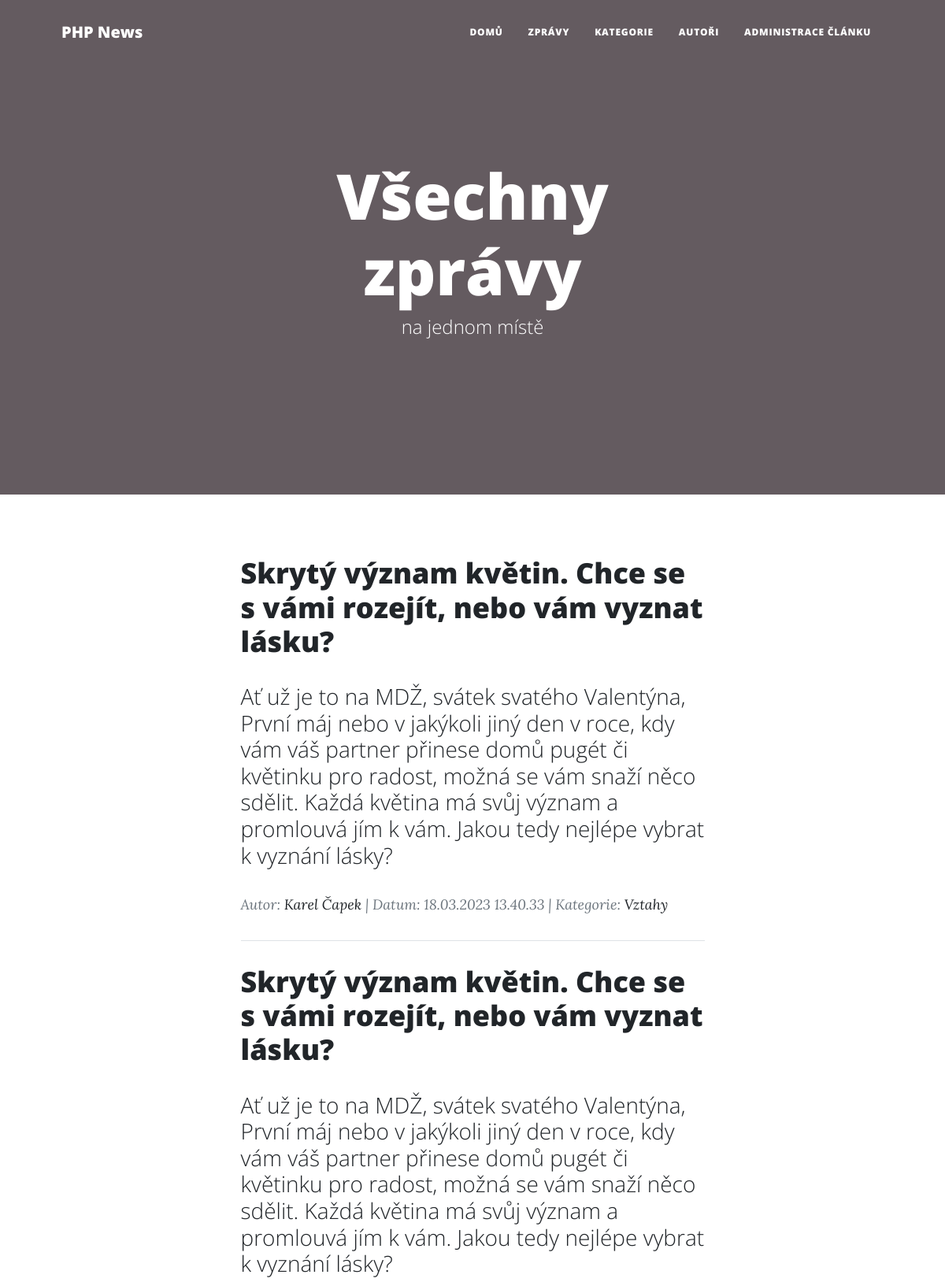
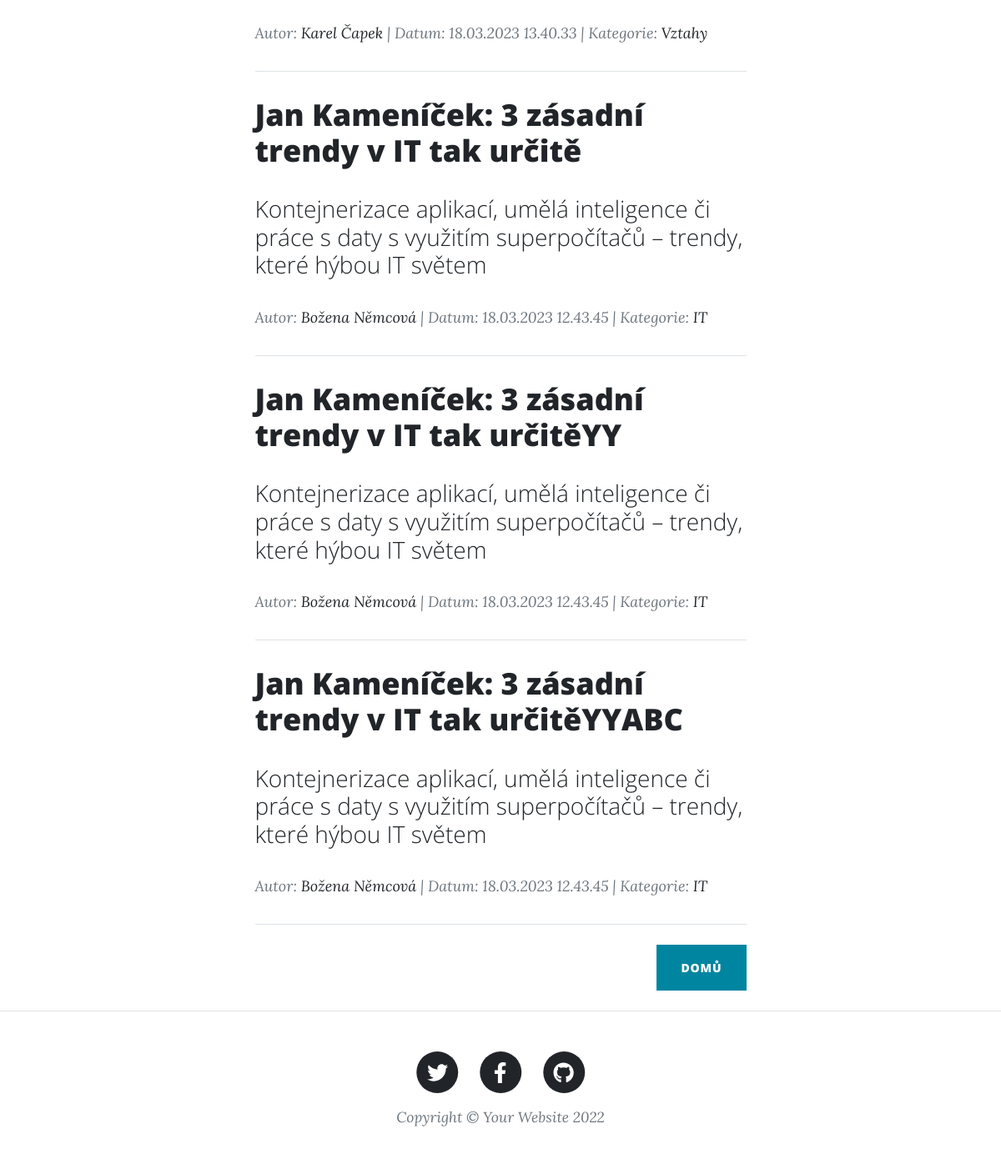
The app's page /all_posts.php with its own data (2 pictures, top to bottom).
### tables this page shows
CREATE TABLE `tbPost` (
  `Id` int(11) NOT NULL,
  `IdAuthor` int(11) NOT NULL,
  `IdCategory` int(11) NOT NULL,
  `Title` varchar(200) NOT NULL,
  `Date` datetime NOT NULL DEFAULT current_timestamp(),
  `Content` text NOT NULL,
  `Preview` text NOT NULL,
  `Active` tinyint(1) NOT NULL
);

CREATE TABLE `tbAuthors` (
  `Id` int(11) NOT NULL,
  `Name` varchar(50) NOT NULL,
  `Surname` varchar(50) NOT NULL,
  `AuthDesc` varchar(200) NOT NULL,
  `Email` varchar(100) DEFAULT NULL,
  `Password` varchar(150) DEFAULT NULL,
  `IsAdmin` tinyint(1) NOT NULL
);

CREATE TABLE `tbCategories` (
  `Id` int(11) NOT NULL,
  `CatName` varchar(50) NOT NULL,
  `Description` varchar(100) NOT NULL
);

### Model/Database.php (called while the page is built, shortened)
<?php
class Database
{
    private $conn;
    public function __construct()
    {
        $this->conn = new PDO('mysql:host=' . self::HOST . ';dbname=' . self::DBNAME,
            self::USER,
            self::PASSWORD, [
                PDO::ATTR_ERRMODE => PDO::ERRMODE_EXCEPTION,
            ]);
        $this->conn->query('SET NAMES utf8');
    }
    public function select($sql, $params = [])
    {
        $stmt = $this->execute($sql, $params);
        return $stmt->fetchAll();
    }
    private function execute($sql, $params = [])
    {
        $stmt = $this->conn->prepare($sql);
        $stmt->execute($params);
        return $stmt;
    }
}

### Model/BaseRepository.php (called while the page is built, shortened)
<?php
abstract class BaseRepository
{
    public function __construct(Database $db)
    {
        $this->db = $db;
    }
}

### Model/PostRepository.php (called while the page is built, shortened)
<?php
class PostRepository extends BaseRepository
{
    public function getPosts()
    {
        $sql = 'SELECT p.*, a.Id as IdAut, a.Name, a.Surname, c.Id as IdCat, c.CatName FROM tbPost p
                INNER JOIN tbAuthors a on a.Id = p.IdAuthor
                INNER JOIN tbCategories c on c.Id = p.IdCategory
                WHERE p.Active = true
                ORDER BY p.Date desc ';
        return $this->db->select($sql);
    }
}

### all_posts.php (the view, shortened to what this page needs)
<?php
require 'Model\Database.php';
require 'Model\BaseRepository.php';
require 'Model\PostRepository.php';
$db = new Database();
$sr = new PostRepository($db);
$posts = $sr->getPosts();
?>
<!DOCTYPE html>
<html lang="en">
<head>
    <link href="css/styles.css" rel="stylesheet" />
</head>
<body>
<nav class="navbar navbar-expand-lg navbar-light" id="mainNav">
    <div class="container px-4 px-lg-5">
        <a class="navbar-brand" href="index.php">PHP News</a>
        <div class="collapse navbar-collapse" id="navbarResponsive">
            <ul class="navbar-nav ms-auto py-4 py-lg-0">
                <li class="nav-item"><a class="nav-link px-lg-3 py-3 py-lg-4" href="index.php">Domů</a></li>
                <li class="nav-item"><a class="nav-link px-lg-3 py-3 py-lg-4" href="all_posts.php">Zprávy</a></li>
                <li class="nav-item"><a class="nav-link px-lg-3 py-3 py-lg-4" href="category.php">Kategorie</a></li>
                <li class="nav-item"><a class="nav-link px-lg-3 py-3 py-lg-4" href="author.php">Autoři</a></li>
                <li class="nav-item"><a class="nav-link px-lg-3 py-3 py-lg-4" href="admin.php">Administrace článku</a></li>
            </ul>
        </div>
    </div>
</nav>
<header class="masthead" style="background-image: url('assets/img/home-bg.jpg')">
    <div class="container position-relative px-4 px-lg-5">
        <div class="row gx-4 gx-lg-5 justify-content-center">
            <div class="col-md-10 col-lg-8 col-xl-7">
                <div class="site-heading">
                    <h1>Všechny <br> zprávy</h1>
                    <span class="subheading">na jednom místě</span>
                </div>
            </div>
        </div>
    </div>
</header>
<div class="container px-4 px-lg-5">
    <div class="row gx-4 gx-lg-5 justify-content-center">
        <div class="col-md-10 col-lg-8 col-xl-7">
            <?php foreach ($posts as $post): ?>
                <div class="post-preview">
                    <a href="post_detail.php?id=<?= $post['Id'] ?>">
                        <h2 class="post-title"><?= $post['Title'] ?></h2>
                        <h3 class="post-subtitle"><?= $post['Preview'] ?></h3>
                    </a>
                    <p class="post-meta">
                        Autor:
                        <a href="post_by_author.php?id=<?= $post['IdAut'] ?>"><?= $post['Name'] . " " . $post['Surname'] ?></a>
                        | Datum: <?= date_format(new DateTime($post['Date']), 'd.m.Y H.i.s'); ?>
                        | Kategorie: <a href="posts_by_category.php?id=<?= $post['IdCat'] ?>"><?= $post['CatName'] ?> </a>
                    </p>
                </div>
                <hr class="my-4" />
            <?php endforeach; ?>
            <div class="d-flex justify-content-end mb-4"><a class="btn btn-primary text-uppercase" href="index.php">Domů</a></div>
        </div>
    </div>
</div>
<footer class="border-top">
    <div class="container px-4 px-lg-5">
        <div class="row gx-4 gx-lg-5 justify-content-center">
            <div class="col-md-10 col-lg-8 col-xl-7">
                <ul class="list-inline text-center">
                    <li class="list-inline-item">
                        <a href="#!">
                                    <span class="fa-stack fa-lg">
                                        <i class="fas fa-circle fa-stack-2x"></i>
                                        <i class="fab fa-twitter fa-stack-1x fa-inverse"></i>
                                    </span>
                        </a>
                    </li>
                    <li class="list-inline-item">
                        <a href="#!">
                                    <span class="fa-stack fa-lg">
                                        <i class="fas fa-circle fa-stack-2x"></i>
                                        <i class="fab fa-facebook-f fa-stack-1x fa-inverse"></i>
                                    </span>
                        </a>
                    </li>
                    <li class="list-inline-item">
                        <a href="#!">
                                    <span class="fa-stack fa-lg">
                                        <i class="fas fa-circle fa-stack-2x"></i>
                                        <i class="fab fa-github fa-stack-1x fa-inverse"></i>
                                    </span>
                        </a>
                    </li>
                </ul>
                <div class="small text-center text-muted fst-italic">Copyright &copy; Your Website 2022</div>
            </div>
        </div>
    </div>
</footer>
</body>
</html>

### records on screen
tbpost: Title "Skrytý význam květin. Chce se s vámi rozejít, nebo vám vyznat lásku?", Preview "Ať už je to na MDŽ, svátek svatého Valentýna, První máj nebo v jakýkoli jiný den v roce, kdy vám váš partner přinese domů pugét či květinku pro radost, možná se vám snaží něco sdělit. Každá květina má svůj význam a promlouvá jím k vám. Jakou tedy nejlépe vybrat k vyznání lásky?", IdAuthor.Name "Karel", IdAuthor.Surname "Čapek", Date "18.03.2023 13.40.33", IdCategory.CatName "Vztahy"
tbpost: Title "Skrytý význam květin. Chce se s vámi rozejít, nebo vám vyznat lásku?", Preview "Ať už je to na MDŽ, svátek svatého Valentýna, První máj nebo v jakýkoli jiný den v roce, kdy vám váš partner přinese domů pugét či květinku pro radost, možná se vám snaží něco sdělit. Každá květina má svůj význam a promlouvá jím k vám. Jakou tedy nejlépe vybrat k vyznání lásky?", IdAuthor.Name "Karel", IdAuthor.Surname "Čapek", Date "18.03.2023 13.40.33", IdCategory.CatName "Vztahy"
tbpost: Title "Jan Kameníček: 3 zásadní trendy v IT tak určitě", Preview "Kontejnerizace aplikací, umělá inteligence či práce s daty s využitím superpočítačů – trendy, které hýbou IT světem", IdAuthor.Name "Božena", IdAuthor.Surname "Němcová", Date "18.03.2023 12.43.45", IdCategory.CatName "IT"
tbpost: Title "Jan Kameníček: 3 zásadní trendy v IT tak určitěYY", Preview "Kontejnerizace aplikací, umělá inteligence či práce s daty s využitím superpočítačů – trendy, které hýbou IT světem", IdAuthor.Name "Božena", IdAuthor.Surname "Němcová", Date "18.03.2023 12.43.45", IdCategory.CatName "IT"
tbpost: Title "Jan Kameníček: 3 zásadní trendy v IT tak určitěYYABC", Preview "Kontejnerizace aplikací, umělá inteligence či práce s daty s využitím superpočítačů – trendy, které hýbou IT světem", IdAuthor.Name "Božena", IdAuthor.Surname "Němcová", Date "18.03.2023 12.43.45", IdCategory.CatName "IT"
